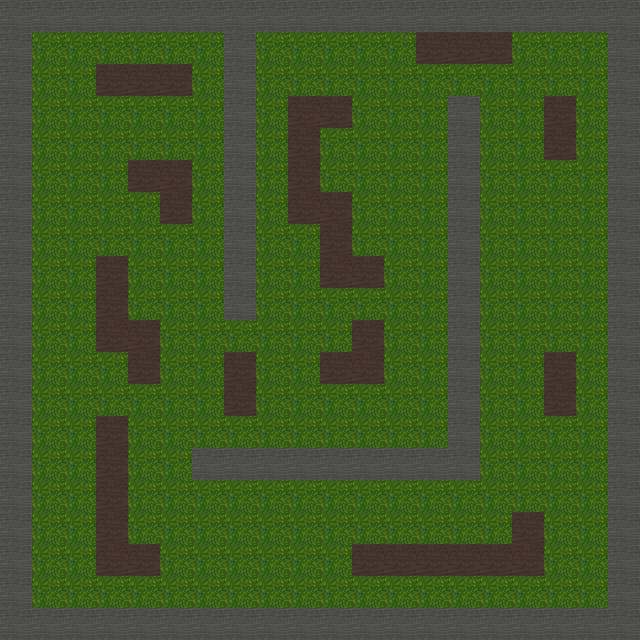

This is a level from a 2D game, rendered from its Tiled map with the project's own tilesets. A one-line summary and the complete map file follow:
An orthogonal 20x20 tile map with 32x32 px tiles, 1 tile layer (tiles) and 3 objects (2x gnoll_spawn, player_spawn).

<map version="1.2" tiledversion="1.2.2" orientation="orthogonal" renderorder="right-down" width="20" height="20" tilewidth="32" tileheight="32" infinite="0" nextlayerid="4" nextobjectid="5">
 <tileset firstgid="1" source="Terrain.tsx" />
 <layer id="3" name="tiles" width="20" height="20">
  <data encoding="csv">
2,2,2,2,2,2,2,2,2,2,2,2,2,2,2,2,2,2,2,2,
2,1,1,1,1,1,1,2,1,1,1,1,1,3,3,3,1,1,1,2,
2,1,1,3,3,3,1,2,1,1,1,1,1,1,1,1,1,1,1,2,
2,1,1,1,1,1,1,2,1,3,3,1,1,1,2,1,1,3,1,2,
2,1,1,1,1,1,1,2,1,3,1,1,1,1,2,1,1,3,1,2,
2,1,1,1,3,3,1,2,1,3,1,1,1,1,2,1,1,1,1,2,
2,1,1,1,1,3,1,2,1,3,3,1,1,1,2,1,1,1,1,2,
2,1,1,1,1,1,1,2,1,1,3,1,1,1,2,1,1,1,1,2,
2,1,1,3,1,1,1,2,1,1,3,3,1,1,2,1,1,1,1,2,
2,1,1,3,1,1,1,2,1,1,1,1,1,1,2,1,1,1,1,2,
2,1,1,3,3,1,1,1,1,1,1,3,1,1,2,1,1,1,1,2,
2,1,1,1,3,1,1,3,1,1,3,3,1,1,2,1,1,3,1,2,
2,1,1,1,1,1,1,3,1,1,1,1,1,1,2,1,1,3,1,2,
2,1,1,3,1,1,1,1,1,1,1,1,1,1,2,1,1,1,1,2,
2,1,1,3,1,1,2,2,2,2,2,2,2,2,2,1,1,1,1,2,
2,1,1,3,1,1,1,1,1,1,1,1,1,1,1,1,1,1,1,2,
2,1,1,3,1,1,1,1,1,1,1,1,1,1,1,1,3,1,1,2,
2,1,1,3,3,1,1,1,1,1,1,3,3,3,3,3,3,1,1,2,
2,1,1,1,1,1,1,1,1,1,1,1,1,1,1,1,1,1,1,2,
2,2,2,2,2,2,2,2,2,2,2,2,2,2,2,2,2,2,2,2
</data>
 </layer>
 <objectgroup id="2" name="data">
  <object id="1" name="player_spawn" x="105" y="200">
   <point />
  </object>
  <object id="3" name="gnoll_spawn" x="303.5" y="139.5">
   <point />
  </object>
  <object id="4" name="gnoll_spawn" x="370" y="143.5">
   <point />
  </object>
 </objectgroup>
</map>
